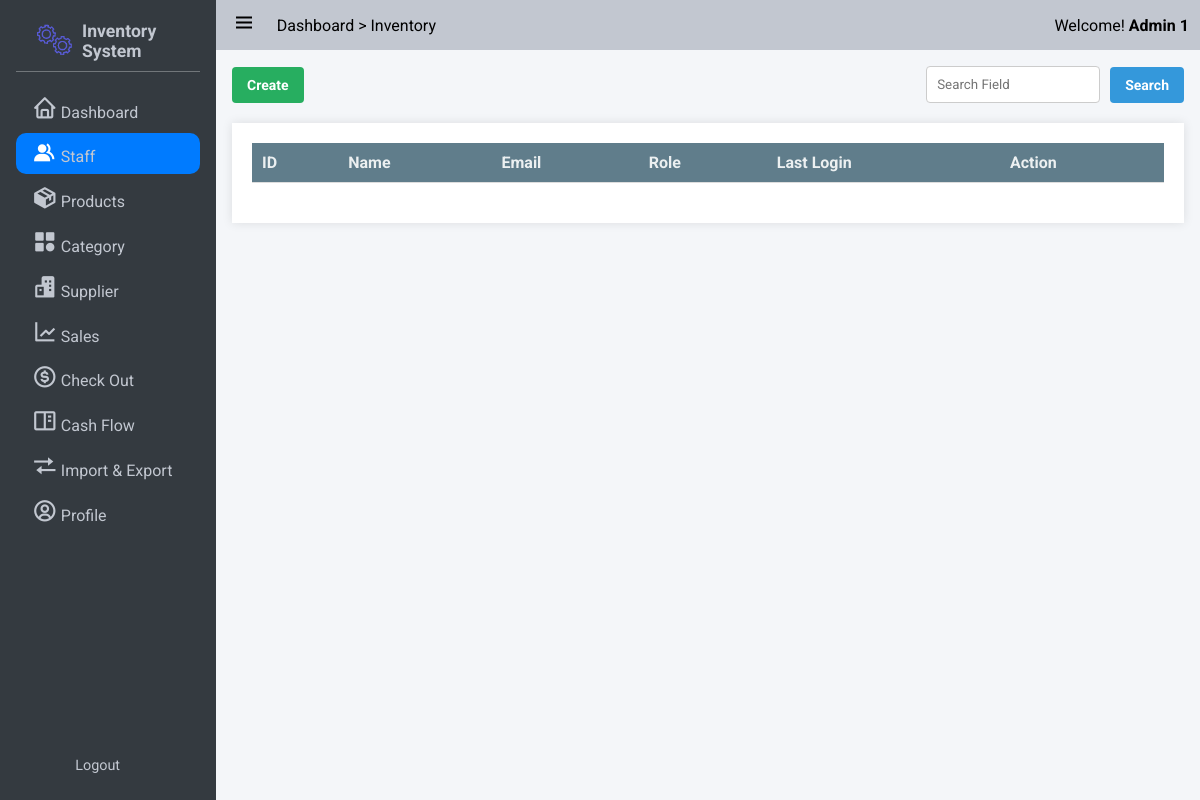
/staff/ (signed in), run on an earlier commit of the app's database.
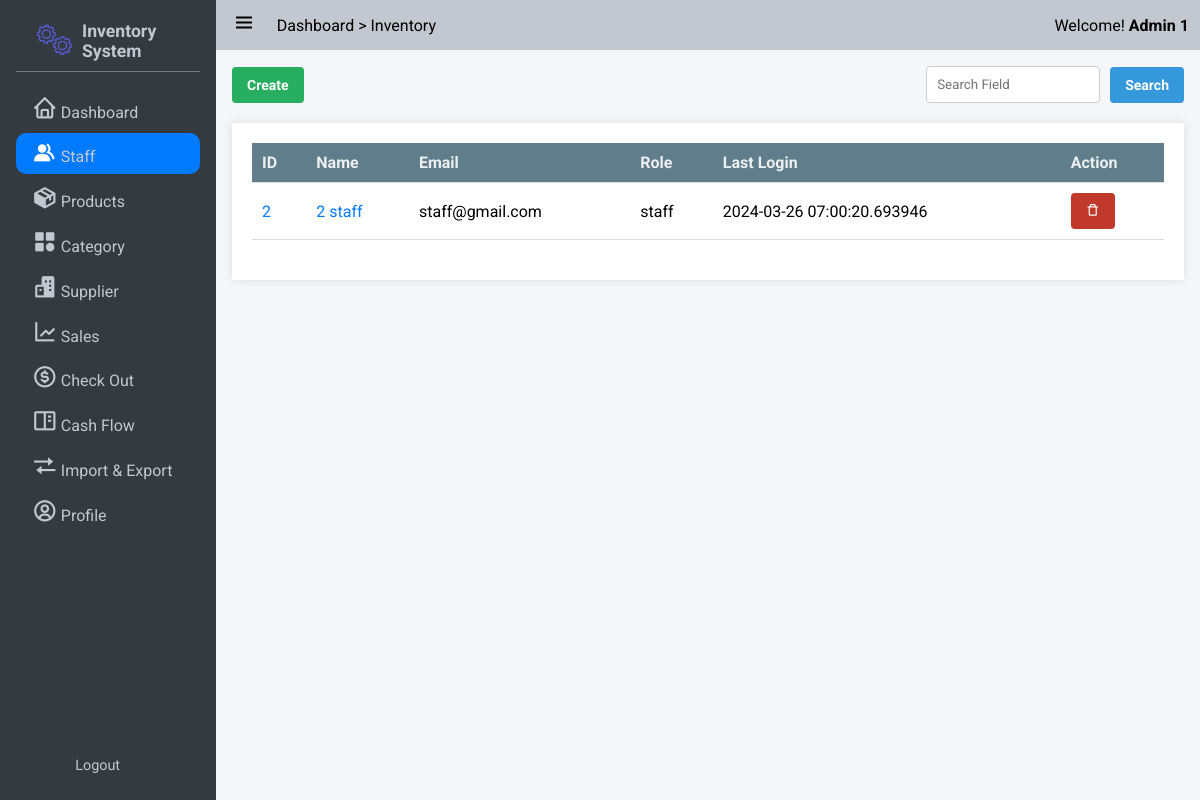
And on a later commit of the database.
### app/models/user.py (models this page shows, shortened)
class Role(db.Model):
    __tablename__ = 'roles'
    id = db.Column(db.Integer(), primary_key=True)
    name = db.Column(db.String(50), unique=True)

class User(UserMixin,db.Model):
    __tablename__ = 'users'
    id = db.Column(db.Integer, primary_key=True)
    StaffID = db.Column(db.String,unique = True)
    First_Name = db.Column(db.String(100, collation='NOCASE'), nullable=False, server_default='')
    Last_Name = db.Column(db.String(100, collation='NOCASE'), nullable=False, server_default='')
    Email = db.Column(db.String(50), unique=True, nullable=False)
    Password = db.Column(db.String(80), nullable=False)
    pins = db.Column(db.Integer)
    roles = db.relationship('Role', secondary='user_roles')
    active = db.Column('is_active', db.Boolean(), nullable=False, server_default='1')
    Email_Confirmed_At = db.Column(db.DateTime())
    Last_Login = db.Column(db.DateTime())

### app/user/routes.py (the view)
@bp.route('/')
@login_required
def index():
    page = request.args.get('page', 1, type=int)
    search_query = request.args.get('q', '')
    form = EditStaffForm()
    if search_query:
        staffs = User.query.filter(db.or_(User.First_Name.ilike(f'%{search_query}%'),User.Last_Name.ilike(f'%{search_query}'))).paginate(page, per_page=10)
    else:
        staffs = User.query.paginate(page = page, per_page=10)
    return render_template('admin/staff_management.html', staffs=staffs,form =form)

### app/user/routes.py
class EditStaffForm(FlaskForm):
    id = StringField("Staff ID", validators=[InputRequired()])
    first_name = StringField('First Name', validators=[InputRequired(), Length(max=100)])
    last_name = StringField('Last Name', validators=[InputRequired(), Length(max=100)])
    email = StringField('Email', validators=[InputRequired(), Email(), Length(max=50)])
    pins = IntegerField('Security Pin', validators=[InputRequired(),NumberRange(min=6)])

### app/auth.py (called while the page is built)
@login_manager.user_loader
def load_user(user_id):
    return User.query.get(int(user_id))

### app/templates/admin/staff_management.html (shortened to what this page needs)
{% extends 'base.html' %}
{% block css_style %}
    <link rel="stylesheet" href="{{url_for('static',filename='css/flex.css')}}">
    <link rel="stylesheet" href="{{url_for('static',filename='css/grid.css')}}">
    <link rel="stylesheet" href="{{url_for('static',filename='css/table.css')}}">
    <link rel="stylesheet" href="{{url_for('static',filename='css/form.css')}}">
    <link rel="stylesheet" href="{{url_for('static',filename='css/modal.css')}}">
{% endblock %}
{% block nav_staff %}active{% endblock %}
{% block content %}
<div class="flex flex-between-center">
    <a href="{{url_for('user.create_staff')}}" class="button success">Create</a>
    <form action="{{url_for('user.search_staff')}}" method="get" class="flex flex-start-center">
        <input type="text" name="search" style="display: inline-block; margin: 0 10px 0 0;" placeholder="Search Field" required>
        <button type="submit" class="button primary">Search</button>
    </form>
</div>
<div class="table-container maxheight-800 scrollable">
    <table >
        <thead>
            <tr>
                <th>ID</th>
                <th>Name</th>
                <th>Email</th>
                <th>Role</th>
                <th>Last Login</th>
                {% for role in current_user.roles if role.name == 'admin' %}<th>Action</th>{% endfor %}
            </tr>
        </thead>
        <tbody>
            {% for staff in staffs if not staff == current_user %}
            <tr>
                <td>
                    <span><a href="{{url_for('user.get_staff',id = staff.id)}}">{{ staff.id}}</a></span>
                </td>
                <td>
                    <span><a href="{{url_for('user.get_staff',id = staff.id)}}">{{ staff.First_Name + ' ' + staff.Last_Name}}</a></span>
                </td>
                <td>
                    <span>{{ staff.Email}}</span>
                </td>
                <td>
                    {% for role in staff.roles %}
                    {{role.name}}
                    {% endfor %}
                </td>
                <td>
                    {{ staff.Last_Login}}
                </td>
                {% for role in current_user.roles if role.name == 'admin' %}
                <td>
                <form method="POST" action="{{ url_for('user.delete_staff', id=staff.id) }}" style="display: inline-block;">
                    <button id="delete" type="submit" class="button error" onclick="return confirm('Are you sure you want to delete this item?')"><i class='bx bx-trash-alt'></i></button>
                </form>
                </td>
                {% endfor %}
            </tr>
            {% endfor %}
        </tbody>
    </table>
</div>
{% endblock %}

What changed in the data, as far as the page shows it:
added User: id "2", First_Name+Last_Name "2 staff", Email "staff@gmail.com", Last_Login "2024-03-26 07:00:20.693946"
now on this page (row unchanged): Role: name "staff", shown under "2"
